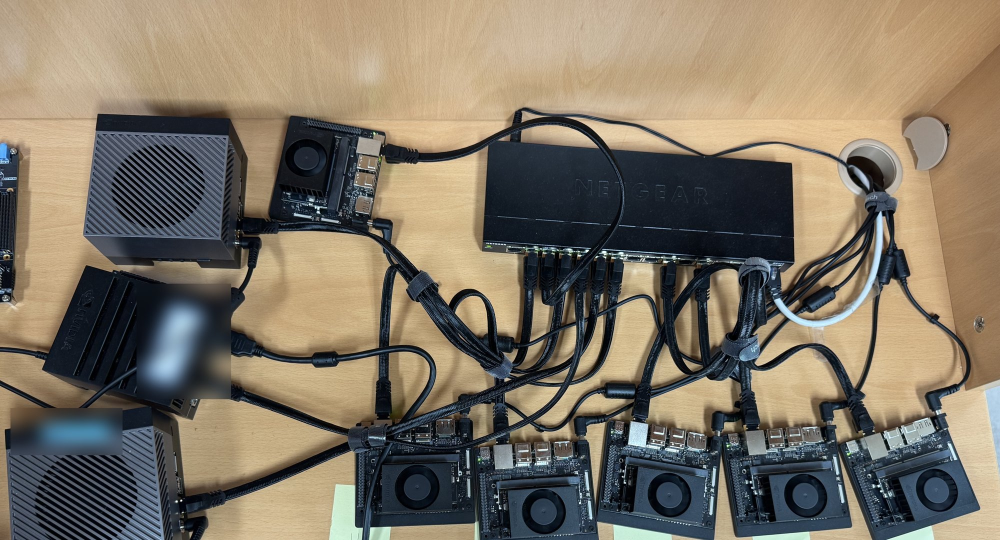
#> input picture paper/figures/paper/fig_testbed.jpg, 2000 x 1080 px (shown at 1/2 size)
$ python make_testbed_labels.py
#> lines starting #> are read from the running program, lines starting #| are printed output that depends on the picture
"""Overlay device labels on the processed testbed photo (fig_testbed.jpg -> fig_testbed_labeled.jpg)."""
from PIL import Image, ImageDraw, ImageFont
im = Image.open("fig_testbed.jpg").convert("RGB"); W, H = im.size
#> further down, im is the input picture: PIL image 2000x1080 RGB; mean R, G, B 126.6, 116.5, 100.5
#> after `W, H = im.size`: W = 2000; H = 1080
draw = ImageDraw.Draw(im)
try: font = ImageFont.truetype("/System/Library/Fonts/Supplemental/Arial Bold.ttf", 34)
except OSError: font = ImageFont.load_default()
LABELS = [  # (text, x_center, y_center) in image pixels (2000 x 1080)
 ("ao-1", 330, 205), ("ax-1", 120, 545), ("ao-2", 175, 800),
 ("on-1", 655, 215), ("on-2", 835, 810), ("on-3", 1065, 810), ("on-4", 1320, 810), ("on-5", 1570, 810), ("on-6", 1845, 810),
 ("switch", 1280, 270),
]
for text, cx, cy in LABELS:
    l, t, r, b = draw.textbbox((0, 0), text, font=font); w, h = r - l, b - t
    pad = 8
    box = (cx - w/2 - pad, cy - h/2 - pad, cx + w/2 + pad, cy + h/2 + pad)
    draw.rounded_rectangle(box, radius=8, fill=(255, 255, 255), outline=(0, 0, 0), width=2)
    draw.text((cx - w/2 - l, cy - h/2 - t), text, font=font, fill=(0, 0, 0))
#> this loop made 10 passes
#> (t, r, w, h, box) on passes 1 to 10: (7, 76, 76, 25, (284, 184.5, 376, 225.5)), (7, 75, 75, 25, (74.5, 524.5, 165.5, 565.5)), (7, 76, 76, 25, (129, 779.5, 221, 820.5)), (7, 76, 76, 25, (609, 194.5, 701, 235.5)), (7, 76, 76, 25, (789, 789.5, 881, 830.5)), (7, 76, 76, 25, (1019, 789.5, 1111, 830.5)), (7, 76, 76, 25, (1274, 789.5, 1366, 830.5)), (7, 76, 76, 25, (1524, 789.5, 1616, 830.5)), (7, 76, 76, 25, (1799, 789.5, 1891, 830.5)), (6, 109, 109, 26, (1217.5, 249, 1342.5, 291))
im.save("fig_testbed_labeled.jpg", quality=88, optimize=True); print("wrote fig_testbed_labeled.jpg", im.size)
#> after `im.save('fig_testbed_labeled.jpg', quality=88, optimize=True)`:
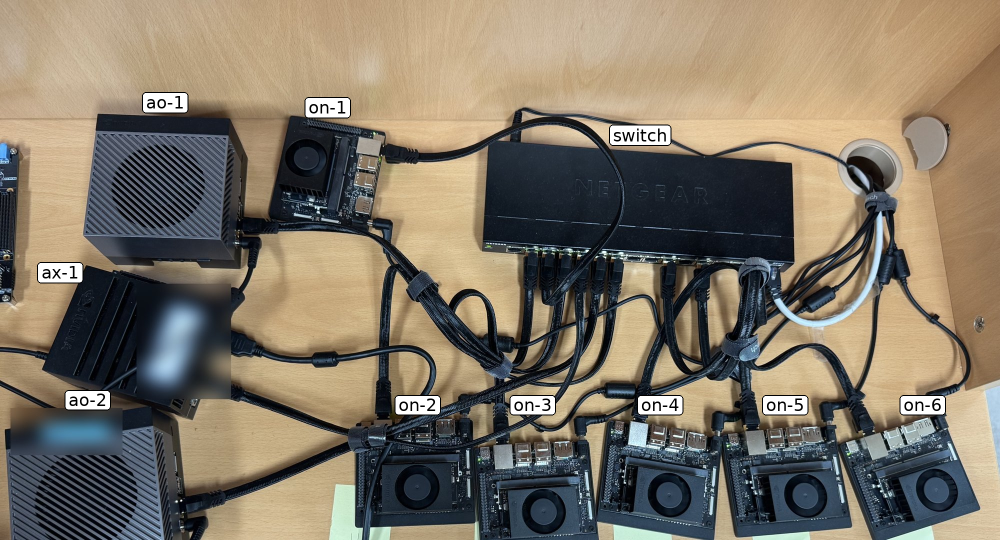
#> saved as fig_testbed_labeled.jpg: PIL image 2000x1080 RGB (shown at 1/2 size); mean R, G, B 127.3, 117.4, 102
#| wrote fig_testbed_labeled.jpg (2000, 1080)
